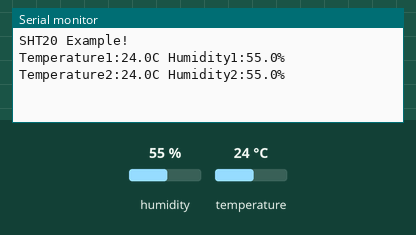
The sketch below on a simulated Arduino Uno, built for the host (arithmetic inside an expression is 32-bit, double 64-bit). Shown: the last lines printed to the serial monitor. Inputs (shaded band) come from the test bench; at power-on: humidity 55 %, temperature 24 °C.

Above: at 1.3 s.
1.4 s: humidity set to 22 %
At 2.7 s:
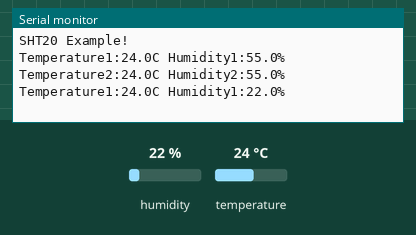
2.9 s: temperature set to 12 °C
At 3.9 s:
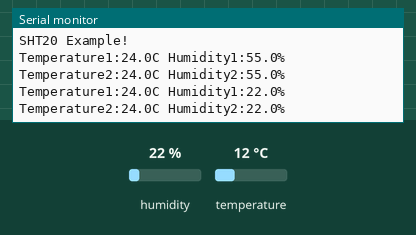
4.4 s: humidity set to 40 %
At 4.4 s:
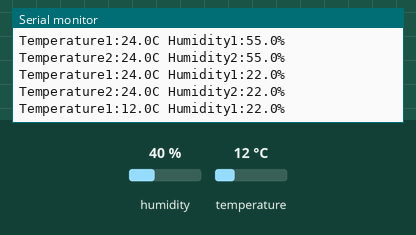
Timing chart, 0 to 7.4 s (numbered marks = the images above; inputs shaded):
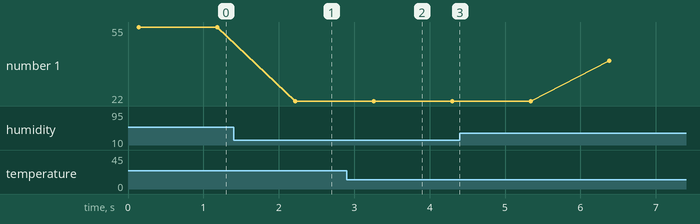

The sketch:

sht20.ino
```cpp
#include <Wire.h>
#include "SHT2x.h"


#define SDA_1 21
#define SCL_1 22

#define SDA_2 33
#define SCL_2 32
TwoWire I2Cone = TwoWire(0);
TwoWire I2Ctwo = TwoWire(1);

SHT2x sht1;
SHT2x sht2;

void setup()
{
Serial.begin(9600);

 I2Cone.begin(SDA_1, SCL_1, 100000);
  I2Ctwo.begin(SDA_2, SCL_2, 100000);

Serial.println("SHT20 Example!");


delay(100);


sht1.begin(0x40, &I2Cone);

sht2.begin(0x40, &I2Ctwo);


  Serial.println();

}

void loop()
{

float humd = sht1.readHumidity(); // Read Humidity
float temp = sht1.readTemperature(); // Read Temperature
Serial.print("Temperature1:");
Serial.print(temp, 1);
Serial.print("C");
Serial.print(" Humidity1:");
Serial.print(humd, 1);
Serial.print("%");
Serial.println();
delay(1000);

float humd1 = sht2.readHumidity(); // Read Humidity
float temp1 = sht2.readTemperature(); // Read Temperature
Serial.print("Temperature2:");
Serial.print(temp, 1);
Serial.print("C");
Serial.print(" Humidity2:");
Serial.print(humd, 1);
Serial.print("%");
Serial.println();
delay(1000);
}
```

Measured:
- after the input at 1.4 s, the serial monitor: prints a new line after 0.82 s (image 1)
- plotted number 1: 55 → 22 after the input at 1.4 s, 22 → 40 after the input at 4.4 s
